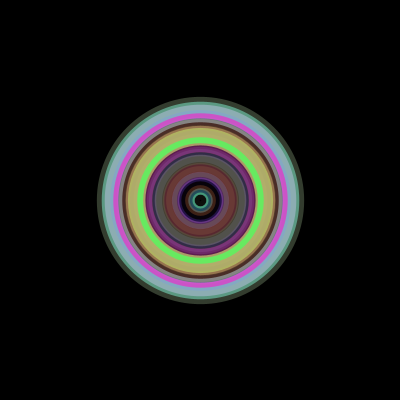
Frame 1 (no input)
Frame 60 (the mouse pressed at the canvas centre just before this capture): identical to frame 1, image omitted
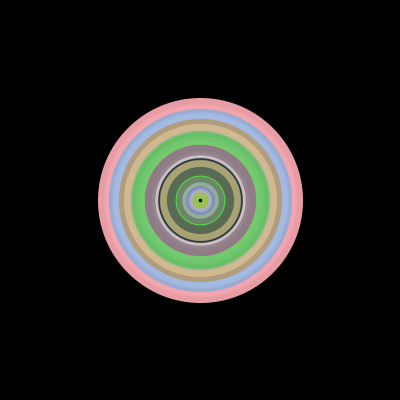
Frame 120 (the mouse held since frame 60 and released just before this capture)

The Processing sketch that drew these frames (run headless with seeded random() and noise(); from frame 60 on, the mouse is pressed at the canvas centre):

// Processing sketch: processing_103420
// ── processing_103420.pde

void setup(){ 
  size(400,400);
  background(0);
  noFill();
  c(width/2,height/2);
}
 
void draw(){ 
  if(mousePressed){
    c(mouseX,mouseY);
  }
}
void c(float x, float y){
  background(0);
  for(int i=1; i<100; i+=4){
    strokeWeight(random(3,20));
    
    stroke(random(50,255),random(50,255),random(50,255),random(255));
    ellipse(x,y,i*2,i*2);
  }
}
